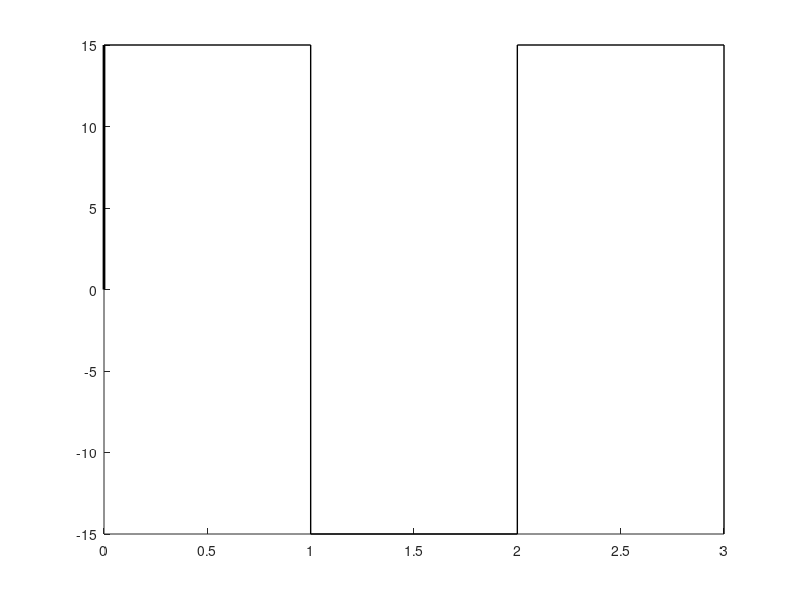

MATLAB code to generate this figure: (Note: this script raises an error after producing the figure.)
#half wave rectifier square wave input's output waveshape
clf;
hold on

plot([0,1],[15,15],"color","black","linewidth",1)
plot([1,2],[-15,-15],"color","black","linewidth",1)
plot([2,3],[15,15],"color","black","linewidth",1)

plot([1,1],[15,-15],"color","black","linewidth",1)
plot([2,2],[15,-15],"color","black","linewidth",1)
plot([3,3],[15,-15],"color","black","linewidth",1)

plot([0,0],[0,15],"color","black","linewidth",2)

t=1:0.01:2;
plot([1,2],[15*e^(-t),"color","black","linewidth",2])

axis off

print -demf halfWaveRectifierSquareInput.emf
print -deps halfWaveRectifierSquareInput.eps
